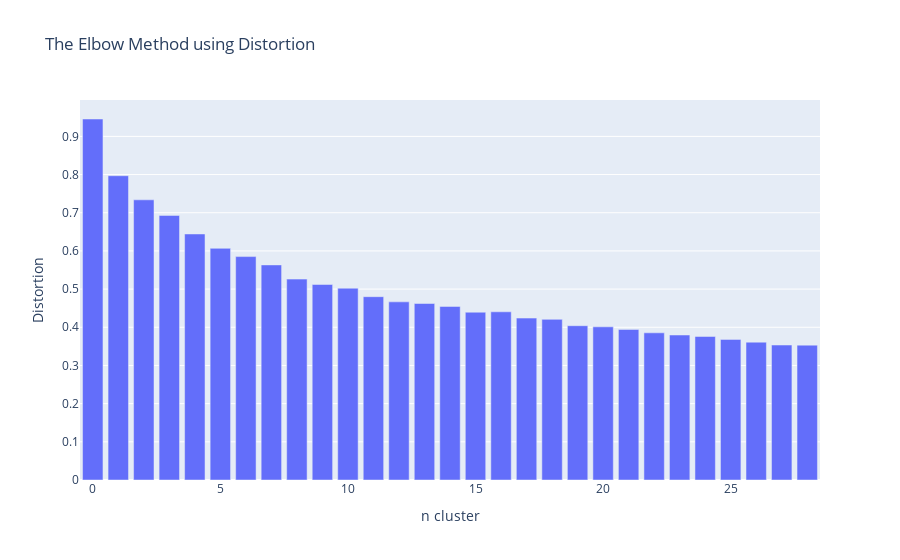

Write notebook code for a chart like this one.
### Code cell
Distortions = pd.DataFrame(distortions,columns=["Distortion"])
Distortions.index.name = 'n cluster'
title = 'The Elbow Method using Distortion'
fig = px.bar(Distortions,y="Distortion",title=title)
fig.show()
fig.write_html(title+".html")

### Figure 1 — Plotly figure (JSON) as saved in the notebook; plotly's stock layout.template omitted (floating-point values rounded to 4 significant figures)
{"data": [{"alignmentgroup": "True", "hovertemplate": "n cluster=%{x}<br>Distortion=%{y}<extra></extra>", "legendgroup": "", "marker": {"color": "#636efa", "pattern": {"shape": ""}}, "name": "", "offsetgroup": "", "orientation": "v", "showlegend": false, "textposition": "auto", "type": "bar", "x": [0, 1, 2, 3, 4, 5, 6, 7, 8, 9, 10, 11, 12, 13, 14, 15, 16, 17, 18, 19, 20, 21, 22, 23, 24, 25, 26, 27, 28], "xaxis": "x", "y": [0.9455, 0.797, 0.7338, 0.693, 0.6444, 0.6068, 0.5851, 0.5633, 0.5262, 0.5121, 0.5024, 0.4801, 0.4666, 0.4623, 0.4546, 0.4395, 0.4405, 0.4241, 0.4207, 0.4041, 0.4012, 0.3944, 0.3855, 0.3797, 0.3759, 0.3683, 0.361, 0.3535, 0.3533], "yaxis": "y"}], "layout": {"barmode": "relative", "legend": {"tracegroupgap": 0}, "title": {"text": "The Elbow Method using Distortion"}, "xaxis": {"anchor": "y", "domain": [0, 1], "title": {"text": "n cluster"}}, "yaxis": {"anchor": "x", "domain": [0, 1], "title": {"text": "Distortion"}}}}
